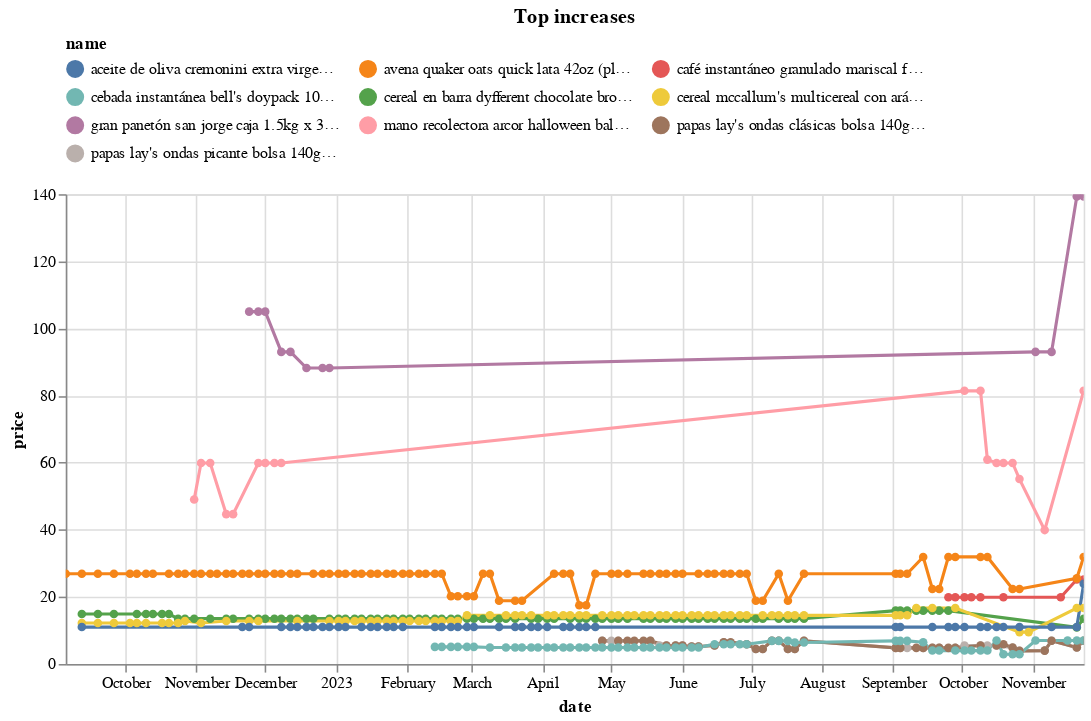

Source (notebook cell):
### Code cell
(top_changes
 .sort_values('change')
 .tail(10)
 .pipe(plot_changes, 'Top increases')
)

### Figure 1 — Vega-Lite specification as saved in the notebook (floating-point values rounded to 4 significant figures; data arrays with more than 128 entries replaced by an {"elided": "..."} marker saying what was removed)
{"config": {"view": {"continuousWidth": 300, "continuousHeight": 300}, "legend": {"columns": 3, "orient": "top"}}, "data": {"name": "data-f43e0e16faa8940f13dc997b7596e396"}, "mark": {"type": "line", "point": true}, "encoding": {"color": {"field": "name", "scale": {"domain": ["aceite de oliva cremonini extra virgen botella 250ml (plaza_vea)", "avena quaker oats quick lata 42oz (plaza_vea)", "café instantáneo granulado mariscal frasco 170g (plaza_vea)", "cebada instantánea bell's doypack 100g (plaza_vea)", "cereal en barra dyfferent chocolate brownie caja 210g (plaza_vea)", "cereal mccallum's multicereal con arándanos caja 350g (plaza_vea)", "gran panetón san jorge caja 1.5kg x 3un (plaza_vea)", "mano recolectora arcor halloween balde 200g (plaza_vea)", "papas lay's ondas clásicas bolsa 140g (plaza_vea)", "papas lay's ondas picante bolsa 140g (plaza_vea)"]}, "type": "nominal"}, "tooltip": [{"field": "name", "type": "nominal"}, {"field": "price", "type": "quantitative"}, {"field": "last_price", "type": "quantitative"}], "x": {"field": "date", "type": "temporal"}, "y": {"field": "price", "type": "quantitative"}}, "params": [{"name": "param_5", "select": {"type": "point", "fields": ["name"]}, "bind": "legend"}, {"name": "param_6", "select": {"type": "interval", "encodings": ["x", "y"]}, "bind": "scales"}], "title": "Top increases", "transform": [{"filter": {"param": "param_5"}}], "width": 650, "$schema": "https://vega.github.io/schema/vega-lite/v5.15.1.json", "datasets": {"data-f43e0e16faa8940f13dc997b7596e396": {"elided": "485 records"}}}
